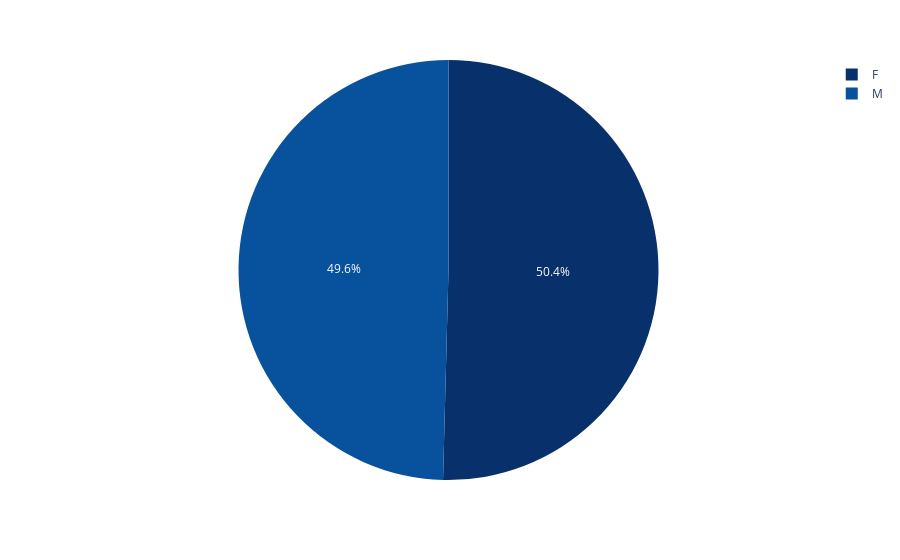

Notebook source saved alongside this figure:
### Markdown cell above
Gender

### Code cell
gender = data_categorical['Gender'].value_counts().reset_index()
gender.columns = ['Gender', 'Value']
fig = px.pie(
    gender,
    names='Gender',
    values='Value',
    color_discrete_sequence=px.colors.sequential.Blues_r
)
fig.update_traces(textinfo='percent')
fig.show()

### Figure 1 — Plotly figure (JSON) as saved in the notebook; plotly's stock layout.template omitted (floating-point values rounded to 4 significant figures)
{"data": [{"domain": {"x": [0, 1], "y": [0, 1]}, "hovertemplate": "Gender=%{label}<br>Value=%{value}<extra></extra>", "labels": ["F", "M"], "legendgroup": "", "name": "", "showlegend": true, "textinfo": "percent", "type": "pie", "values": [5545, 5454]}], "layout": {"legend": {"tracegroupgap": 0}, "margin": {"t": 60}, "piecolorway": ["rgb(8,48,107)", "rgb(8,81,156)", "rgb(33,113,181)", "rgb(66,146,198)", "rgb(107,174,214)", "rgb(158,202,225)", "rgb(198,219,239)", "rgb(222,235,247)", "rgb(247,251,255)"]}}
